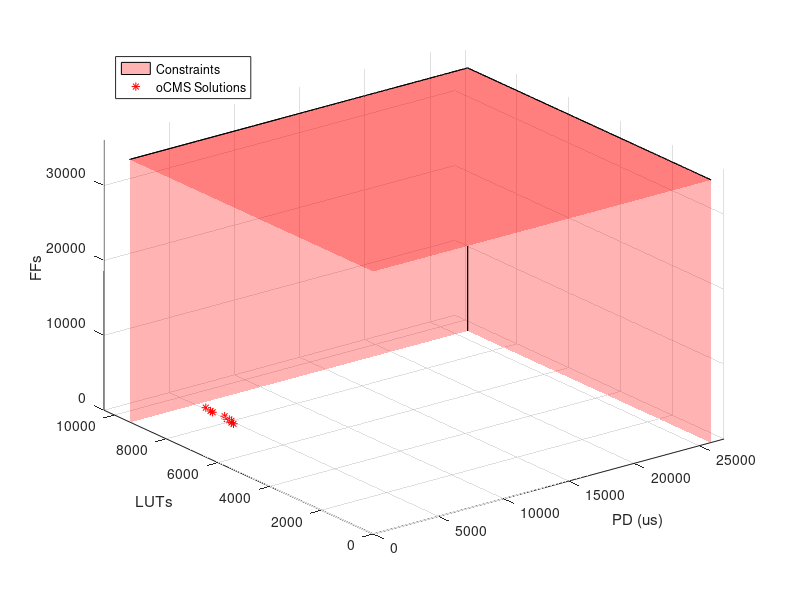

Write the MATLAB code that produced this figure.
%%%%%%%%%%%%%%%%%% Selection %%%%%%%%%%%%%%%%%%%%%%%%%%%%%%%%%%%%
tic
%%%%%%%%%%%%%%%% Surplus and DSE 2nd Step parameters %%%%%%%%%%%%%%%%%%%%%%
budgetRT = 25900;   % (us) x
budgetLUTs = 9403;  % y
budgetFFs = 35083;  % z
budgetDSPs = 86;    % Not considered in 3d plot
budgetBRAMs = 29    % Not considered in 3d plot
LBConstr = -100;    % For plotting issues

p_i = 13;   % Number of total processors in the selected solution
phi_i = 8;  % Number of total physical links in the selected solution

metrics = 2;        % Number of total metrics (i.e., cache, bandwidth)
constraints = 5;    % Number of total constraints (i.e., rt, LUT, FF, DSP, BRAM)

m = p_i * metrics;  % Number of total elements considered for the metrics
n = 9;              % Number of unique oCMS

%%%%%%%%%%%%%%%% oCMS Query Results %%%%%%%%%%%%%%%%%%%%%%

oCMS_name = {   'Ho et al. (2014)', ...
                'L3SU (2023)', ...
                'Moro et al. (2015)', ...
                'Valente et al. (2021)', ...
                'Valente et al. (2016)', ...
                'AXI PMU (2023)', ...
                'Kyung et al. (2010)', ...
                'Brilli et al. (2022)', ...
                'Brilli at al. (2023)'}     % Name of unique oCMS

% oCMS_i = [pd lut ff dsp bram] % Unique oCMS (i.e., Table 8)
oCMS = [0  886  303 0 0;    % p3, cache
        0   78   47 0 0;    % p3, cache, bw   % OLD: 333 188 0 0
        0  160  320 0 0;    % p3, cache
        0  887 1014 0 2;    % spp, bw
        0  260  205 0 0;    % p3, bw
     2848 1127 1681 0 1;    % \phi5, bw
        0 4815 3168 0 0;    % \phi5, bw
      300    0    0 0 0;    % p3, bw
        1  397  917 0 0];   % p3, \phi5, bw

%%%%%%%%%%%%%%%% oCMS Frequencies Matrices %%%%%%%%%%%%%%%%%%%%%%
M1_freq_name = {'p1','p2','p3','p4','p5','p6','p7','p8','p9','p10','p11','p12','p13','p1 bw','p2 bw','p3 bw','p4 bw','p5 bw','p6 bw','p7 bw','p8 bw','p9 bw','p10 bw','p11 bw','p12 bw','p13 bw'}

% Processor clock or Physical Link Transmission frequencies
working_freq = [1/75; 1/75; 1/75; 1/75; 1/200; 1/200; 1/200; 1/200; 1/200; 1/200; 1/200; 1/200; 1/200;  % cache
                1/75; 1/75; 1/75; 1/75; 1/200; 1/200; 1/200; 1/200; 1/200; 1/200; 1/200; 1/200; 1/200]; % bandwidth

M1_freq_rt = [ 0 0 0 0 0 0 0 0 0; % p1 (8051) - cache
            0 0 0 0 0 0 0 0 0; % p2 (8051) - cache
            1 1 1 0 0 0 0 0 0; % p3 (LEON3) - cache
            0 0 0 0 0 0 0 0 0; % p4 (LEON3) - cache
            0 0 0 0 0 0 0 0 0; % p5 (SPP) - cache
            0 0 0 0 0 0 0 0 0; % p6 (SPP) - cache
            0 0 0 0 0 0 0 0 0; % p7 (SPP) - cache
            0 0 0 0 0 0 0 0 0; % p8 (SPP) - cache
            0 0 0 0 0 0 0 0 0; % p9 (SPP) - cache
            0 0 0 0 0 0 0 0 0; % p10 (SPP) - cache
            0 0 0 0 0 0 0 0 0; % p11 (SPP) - cache
            0 0 0 0 0 0 0 0 0; % p12 (SPP) - cache
            0 0 0 0 0 0 0 0 0; % p13 (SPP) - cache
            0 0 0 0 0 0 0 0 0; % p1 (8051) - bw
            0 0 0 0 0 0 0 0 0; % p2 (8051) - bw
            0 1 0 0 1 0 0 1 0; % p3 (LEON3) - bw
            0 0 0 0 0 0 0 0 0; % p4 (LEON3) - bw
            0 0 0 1 0 0 0 0 0; % p5 (SPP) - bw
            0 0 0 1 0 0 0 0 0; % p6 (SPP) - bw
            0 0 0 1 0 0 0 0 0; % p7 (SPP) - bw
            0 0 0 1 0 0 0 0 0; % p8 (SPP) - bw
            0 0 0 1 0 0 0 0 0; % p9 (SPP) - bw
            0 0 0 0 0 0 0 0 0; % p10 (SPP) - bw
            0 0 0 1 0 0 0 0 0; % p11 (SPP) - bw
            0 0 0 0 0 0 0 0 0; % p12 (SPP) - bw
            0 0 0 0 0 0 0 0 0];  % p13 (SPP) - bw

%%%%%%%%% NOTE: If the element does not scale with frequency, set its frequency to 1

M1_freq_area = [ 0 0 0 0 0 0 0 0 0; % p1 (8051) - cache
            0 0 0 0 0 0 0 0 0; % p2 (8051) - cache
            1 1 1 0 0 0 0 0 0; % p3 (LEON3) - cache
            0 0 0 0 0 0 0 0 0; % p4 (LEON3) - cache
            0 0 0 0 0 0 0 0 0; % p5 (SPP) - cache
            0 0 0 0 0 0 0 0 0; % p6 (SPP) - cache
            0 0 0 0 0 0 0 0 0; % p7 (SPP) - cache
            0 0 0 0 0 0 0 0 0; % p8 (SPP) - cache
            0 0 0 0 0 0 0 0 0; % p9 (SPP) - cache
            0 0 0 0 0 0 0 0 0; % p10 (SPP) - cache
            0 0 0 0 0 0 0 0 0; % p11 (SPP) - cache
            0 0 0 0 0 0 0 0 0; % p12 (SPP) - cache
            0 0 0 0 0 0 0 0 0; % p13 (SPP) - cache
            0 0 0 0 0 0 0 0 0; % p1 (8051) - bw
            0 0 0 0 0 0 0 0 0; % p2 (8051) - bw
            0 1 0 0 1 0 0 1 0; % p3 (LEON3) - bw
            0 0 0 0 0 0 0 0 0; % p4 (LEON3) - bw
            0 0 0 1 0 0 0 0 0; % p5 (SPP) - bw
            0 0 0 1 0 0 0 0 0; % p6 (SPP) - bw
            0 0 0 1 0 0 0 0 0; % p7 (SPP) - bw
            0 0 0 1 0 0 0 0 0; % p8 (SPP) - bw
            0 0 0 1 0 0 0 0 0; % p9 (SPP) - bw
            0 0 0 0 0 0 0 0 0; % p10 (SPP) - bw
            0 0 0 1 0 0 0 0 0; % p11 (SPP) - bw
            0 0 0 0 0 0 0 0 0; % p12 (SPP) - bw
            0 0 0 0 0 0 0 0 0];  % p13 (SPP) - bw

%%%%%%%%% NOTE: If the element does not scale with frequency, set its frequency to 1

%%%%%%%%%%%%%%%% M1 Creation  %%%%%%%%%%%%%%%%%%%%%%

M1 = cell(m,n,constraints);

for i = 1:m
    for j = 1:n
        M1_rt_tmp = M1_freq_rt(i,j) * working_freq(i) * oCMS(j,1);
        M1_area_tmp = M1_freq_area(i,j) * oCMS(j,2:end); 
        M1{i,j} = cat(2,M1_rt_tmp,M1_area_tmp);
    end
end

% Find non-zero indices for each row
nonZeroIndices = cell(1, m);
for i = 1:m
    nonZeroIndices{i} = find(M1_freq_rt(i,:));
end

nonZeroIndicesBackup = nonZeroIndices;
indexSol = find(~cellfun(@isempty,nonZeroIndices));
nonZeroIndices = nonZeroIndices(~cellfun(@isempty, nonZeroIndices));

% Generate combinations of indices
indexCombinations = cell(1, size(nonZeroIndices(1,:),2));
[indexCombinations{:}] = ndgrid(nonZeroIndices{:});
combinations = cell2mat(cellfun(@(x) x(:), indexCombinations, 'UniformOutput', false));

archNum = size(combinations,2)          % number of considered not empty structural elements
totalSolutions = size(combinations,1)   % total number of possible solutions

minVal = 1000000;
feasibleSol = 0;
for j = 1:totalSolutions
    pd(j) = 0;
    luts(j) = 0;
    ffs(j) = 0;
    dsps(j) = 0;
    brams(j) = 0;
    for i = 1:archNum
        indx_row = indexSol(1,i);
        indx_column = combinations(j,i);
        sol_tmp = cell2mat(M1(indx_row,indx_column));
        pd(j) = pd(j) + sol_tmp(1);
        luts(j) = luts(j) + sol_tmp(2);
        ffs(j) = ffs(j) + sol_tmp(3);
        dsps(j) =  dsps(j) + sol_tmp(4);    
        brams(j) = brams(j) + sol_tmp(5);   
    end
    if pd(j) < budgetRT & luts(j) < budgetLUTs & ffs(j) < budgetFFs & dsps(j) < budgetDSPs & brams(j) < budgetBRAMs
        feasibleSol = feasibleSol + 1;
    end
    tot = pd(j) + luts(j) + ffs(j) + dsps(j) + brams(j);  % Linear Cost Function
    if tot <= minVal 
        BestMinVal = tot;
        BestIndexComb = j;
        BestPD = pd(j);
        BestLUT = luts(j);
        BestFF = ffs(j);
        BestDSP = dsps(j);
        BestBRAMS = brams(j);
    end
end

%%%%%%%%%%%%%%%%%%%% Plot Constraints %%%%%%%%%%%%%%%%%%%%%%%%%%%

coord=[LBConstr  LBConstr    LBConstr;
       budgetRT  LBConstr    LBConstr;
       budgetRT  budgetLUTs  LBConstr;
       LBConstr  budgetLUTs  LBConstr;
       LBConstr  LBConstr    budgetFFs;
       budgetRT  LBConstr    budgetFFs;
       budgetRT  budgetLUTs  budgetFFs;
       LBConstr  budgetLUTs  budgetFFs;];

idx = [4 8 5 1 4; 1 5 6 2 1; 2 6 7 3 2; 3 7 8 4 3; 5 8 7 6 5; 1 4 3 2 1]';

xc = coord(:,1);
yc = coord(:,2);
zc = coord(:,3);

figure

alfa = 1000;
patch(xc(idx), yc(idx), zc(idx), 'r', 'facealpha', 0.3);
axis([0 max([max(pd)+alfa,budgetRT+alfa]) 0 max([max(luts)+alfa,budgetLUTs+alfa]) 0 max([max(ffs)+alfa,budgetFFs+alfa])]) % pd = max(max(pd),max(pdMax))+2000, LUTs = max(max(luts),max(lutsMax))+2000,  FF = max(max(ffs),max(ffsMax))+2000
view(3);

grid on
hold on

%%%%%%%%%%%%%%%%%%%% Plot oCMS Solution %%%%%%%%%%%%%%%%%%%%%%%%%%%

scatter3(pd(1,:)',luts(1,:)',ffs(1,:)','*','MarkerEdgeColor','r', 'MarkerFaceColor',[.49 1 .63]);

xlabel('PD (us)')
ylabel('LUTs')
zlabel('FFs')

% set(gca,'XScale','log')
% set(gca,'YScale','log')
% set(gca,'ZScale','log')

legend('Constraints','oCMS Solutions','Location','NorthWest');

hold on

%%%%%%%%%%%%%%%%%%%% Print oCMS Best Solution %%%%%%%%%%%%%%%%%%%%%%%%%%%
fprintf('Feasible Solutions: \n')
feasibleSol(1)

fprintf('Best Solutions: \n')
for i = 1:size(indexSol,2)
    fprintf('Architectural Element: ');
    M1_freq_name{1,indexSol(i)}

    indexTmp = combinations(BestIndexComb,i);
    fprintf('Selected oCMS: ');
    oCMS_name{1,indexTmp}
end

fprintf('Selected oCMS PD: ');
BestPD

fprintf('Selected oCMS LUTs: ');
BestLUT

fprintf('Selected oCMS FFs: ');
BestFF

fprintf('Selected oCMS DSPs: ');
BestDSP

fprintf('Selected oCMS BRAMs: ');
BestBRAMS

toc